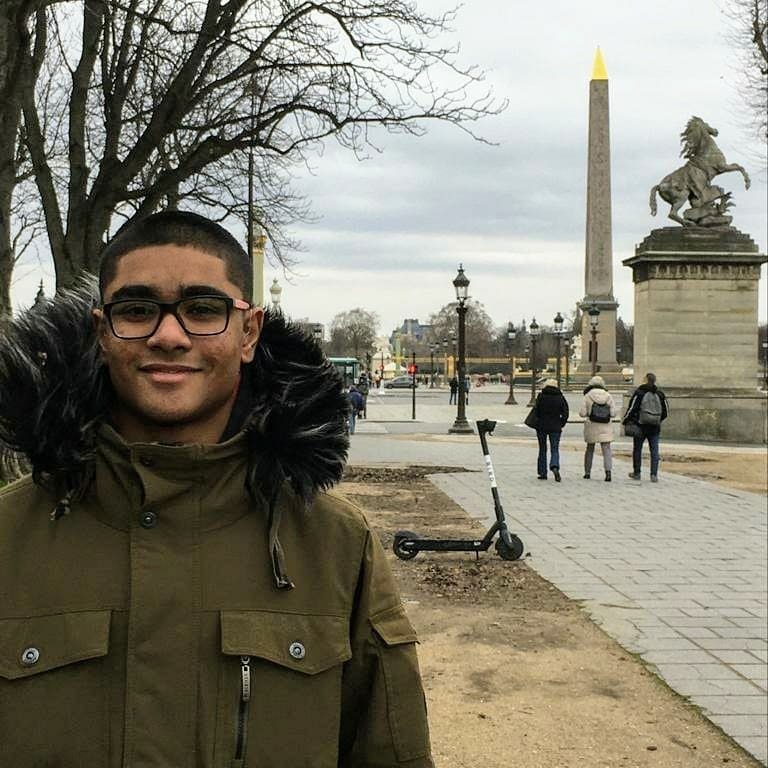
#> input picture me.jpg, 768 x 768 px
$ python frontal_face_detector.py
#> lines starting #> are read from the running program, lines starting #| are printed output that depends on the picture; after the words box and inside, x2 and y2 are one past the last pixel; in counts of white or black regions, pixels touching at a corner belong together
import cv2

# Load image
image = cv2.imread("me.jpg")
#> image is the input picture: shape (768, 768, 3); mean B, G, R 113, 127.7, 131

# Cascade
face_cascade = cv2.CascadeClassifier("haarcascade_frontalface_default.xml")

# Converts to grayscale
gray_image = cv2.cvtColor(image, cv2.COLOR_BGR2GRAY)
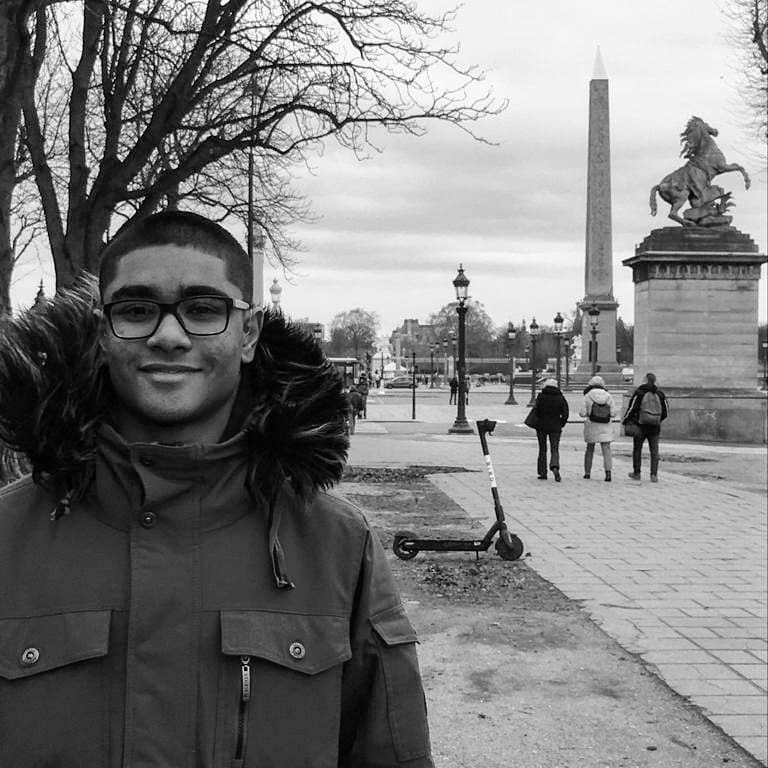
#> gray_image: shape (768, 768); min 0, max 255, mean 127

# Detect a face
faces = face_cascade.detectMultiScale(gray_image, scaleFactor=1.3, minNeighbors=5)
#> faces = [[83, 239, 172, 172]]
print(type(faces))
#| <class 'numpy.ndarray'>
print(faces)
#| [[ 83 239 172 172]]
# Draw the rectangle
for x, y, w, h in faces:
    image = cv2.rectangle(image, (x,y), (x + w, y + h), (0, 255, 0), 3)
#> this loop made 1 pass
#> pass 1, `image = cv2.rectangle(image, (x,y), (x + w, y + h), (0, 255, 0), 3)`:
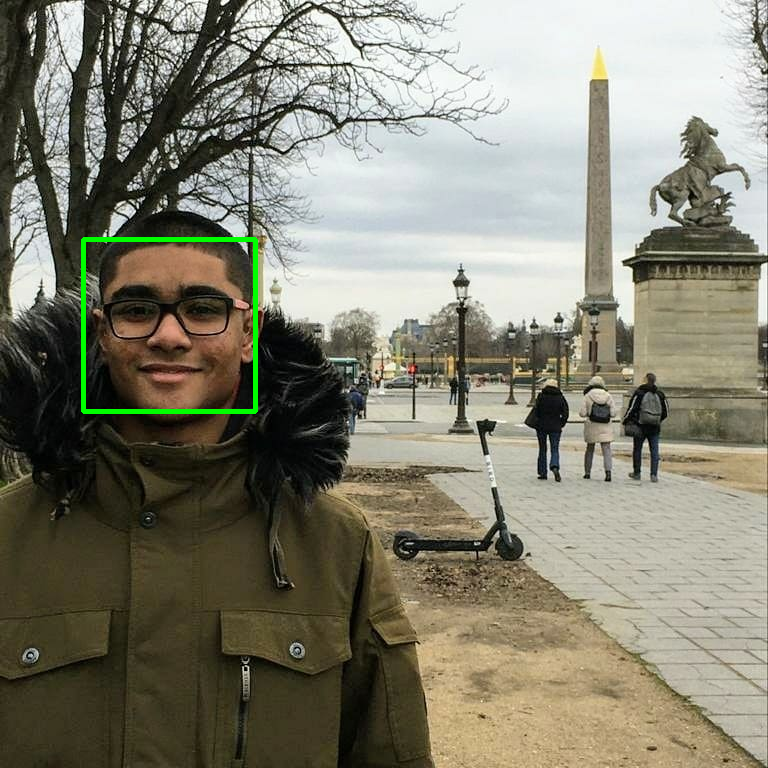
#> image: shape (768, 768, 3); 0.58% of pixels changed, all inside (x1, y1, x2, y2) = (81, 237, 258, 414)
# Show the image in a new window
resized_image = cv2.resize(image, (int(image.shape[1] / 3), int(image.shape[0] / 3)))
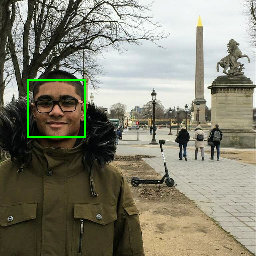
#> resized_image: shape (256, 256, 3); mean B, G, R 112.9, 129.3, 130.7
cv2.imshow("Detector", resized_image)
cv2.waitKey(0)
cv2.destroyAllWindows()

$ run again, with me_peoples.jpg copied over me.jpg
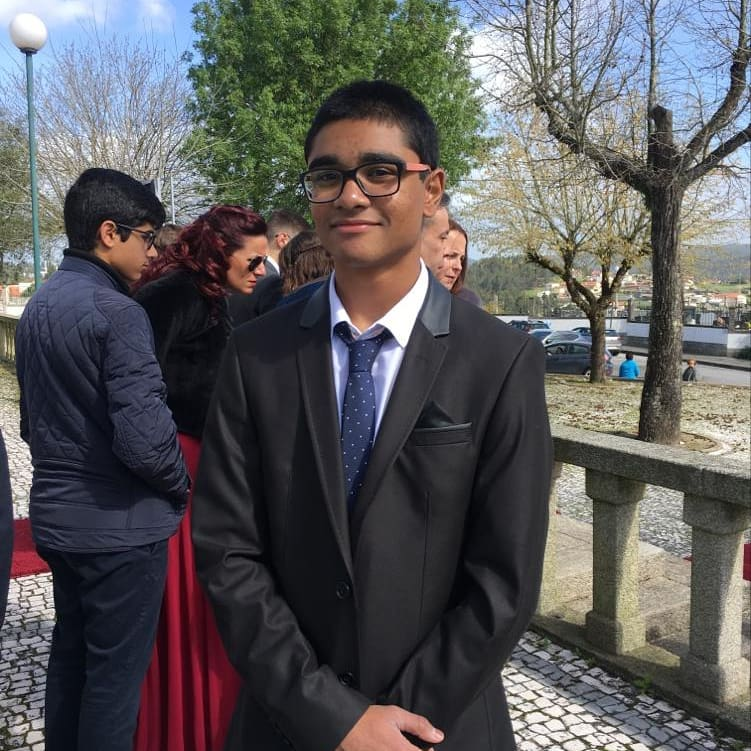
#> input picture me_peoples.jpg, 751 x 751 px
#> image is the input picture: shape (751, 751, 3); mean B, G, R 90.5, 89.7, 91.2
#> `gray_image = cv2.cvtColor(image, cv2.COLOR_BGR2GRAY)`:
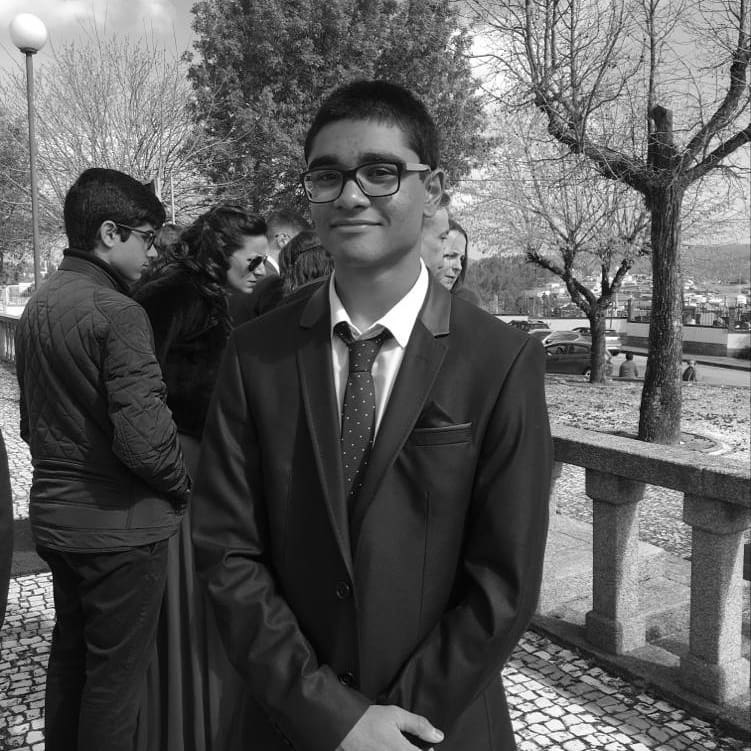
#> gray_image: shape (751, 751); min 0, max 255, mean 90.2
#> faces = [[281, 113, 153, 153]]
#| <class 'numpy.ndarray'>
#| [[281 113 153 153]]
#> the loop `for x, y, w, h in faces:` made 1 pass
#> `resized_image = cv2.resize(image, (int(image.shape[1] / 3), int(image...`:
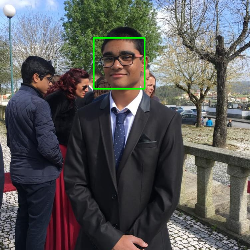
#> resized_image: shape (250, 250, 3); mean B, G, R 90.1, 90.6, 90.7
